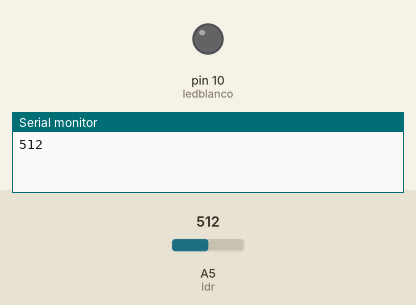
Bench run of a sketch on a simulated Arduino Uno, built with avr-gcc and run on an emulated ATmega328P. On the bench: output pins drawn as LEDs (lit = HIGH), the last lines printed to the serial monitor. The test bench sets the inputs (shaded band); at power-on: A5 (ldr) = 512.

Above: at 0.1 s.
At 1.1 s:
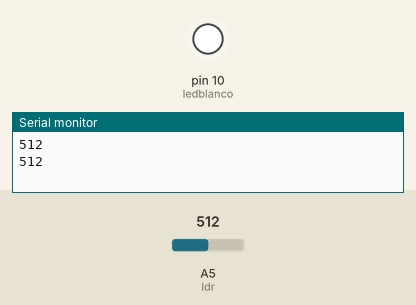
Timing chart, 0 to 2.6 s (numbered marks = the images above):
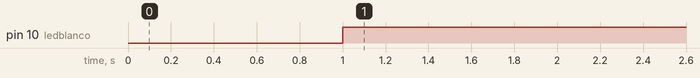

The sketch:

sketch_oct17a.ino
```cpp
int ldr = A5;
const int ledblanco = 10;
int valor;
int dt = 1000;
void setup(){
    Serial.begin(9600);
    pinMode(ldr, INPUT);
    pinMode(ledblanco, OUTPUT);


}
 void loop(){

  int valor = analogRead(ldr);
  Serial.println(valor);
  delay(dt);


  if(valor>300){
    digitalWrite(ledblanco, HIGH);

  }
  if(valor<300){
    digitalWrite(ledblanco, LOW);

  }
 }
```

Measured:
- by itself, pin 10 (ledblanco): LOW → HIGH at 1.0 s
